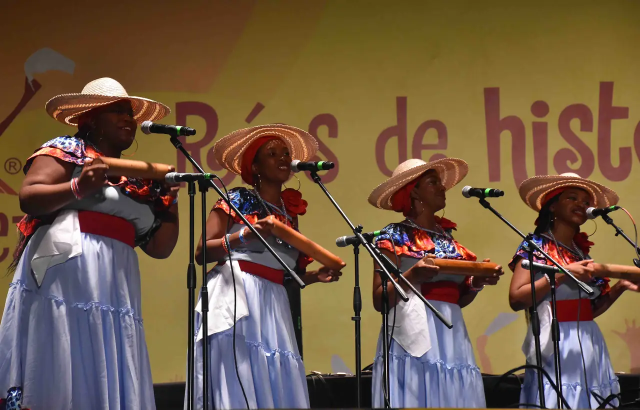
#> input picture img/b-1280.webp, 1280 x 819 px, given as the content of the folder assets, which was not available (shown at 1/2 size)
$ python optimizar-imagenes.py
#> lines starting #> are read from the running program, lines starting #| are printed output that depends on the picture
"""Convierte los originales (assets/, logos/) en los archivos livianos que usa la web (img/, logo/).
Uso: python optimizar-imagenes.py   (requiere Pillow). Imprime el manifiesto que va en main.js (const PH)."""
import io, os
from PIL import Image, ImageCms, ImageOps

Image.MAX_IMAGE_PIXELS = None
ANCHOS = (640, 1280, 1920)
RENOMBRAR = {'c.jpeg': 'c0', 'Bogota img.jfif': 'bg'}  # c.jpeg y c.jpg compartirían nombre; el otro tiene un espacio
LOGOS = {'20.png': 'fora-visual', '25.png': 'fora-sello'}  # versiones blancas con transparencia: la web las tiñe con CSS
SRGB = ImageCms.createProfile('sRGB')

os.makedirs('img', exist_ok=True)
os.makedirs('logo', exist_ok=True)
manifiesto = {}
for f in sorted(os.listdir('assets')):
    nombre = RENOMBRAR.get(f, os.path.splitext(f)[0])
    im = ImageOps.exif_transpose(Image.open(os.path.join('assets', f)))
#> im is the input picture: PIL image 1280x819 RGB; mean R, G, B 112.7, 90.5, 69.3
    icc = im.info.get('icc_profile')
    if icc:
        try: im = ImageCms.profileToProfile(im.convert('RGB'), ImageCms.ImageCmsProfile(io.BytesIO(icc)), SRGB, outputMode='RGB')
        except Exception: pass
    im = im.convert('RGB')
    w, h = im.size
#> w = 1280; h = 819
    # el lado mayor no pasa de 1920 (así una foto vertical no sale enorme); si el original es chico se exporta tal cual
    tope = round(w * min(1, ANCHOS[-1] / max(w, h)))
#> tope = 1280
    anchos = sorted({a for a in ANCHOS if a < tope * .85} | {tope})
#> anchos = [640, 1280]
    for a in anchos:
        im.resize((a, round(h * a / w)), Image.LANCZOS).save(f'img/{nombre}-{a}.webp', quality=72, method=6)
#> this loop made 2 passes
#> pass 1, `im.resize((a, round(h * a / w)), Image.LANCZOS).save(f'img/{nombre}-{a..`:
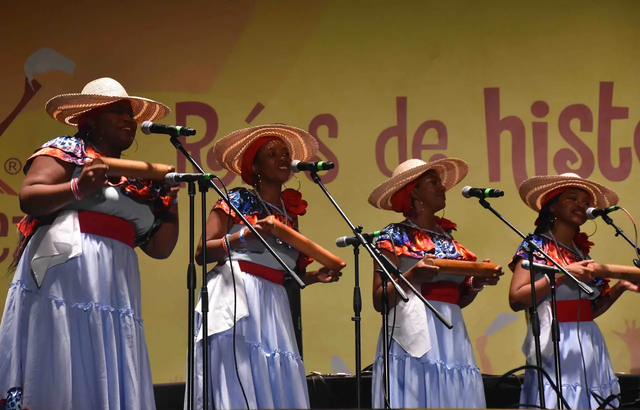
#> saved as b-1280-640.webp: PIL image 640x410 RGB; mean R, G, B 112.7, 90.6, 69.3
    manifiesto[nombre] = [anchos[-1], round(h * anchos[-1] / w), anchos]
    print(f'{f:10} {w}x{h} -> {anchos}')
#| b-1280.webp 1280x819 -> [640, 1280]

for f, nombre in LOGOS.items():
    im = Image.open(os.path.join('logos', f)).convert('RGBA')
#> im: PIL image 1280x819 RGBA
    im = im.crop(im.getchannel('A').getbbox())
    im.thumbnail((900, 900), Image.LANCZOS)
#> im: PIL image 900x576 RGBA
    im.save(f'logo/{nombre}.webp', lossless=True, method=6)
    print(f'logo {nombre} {im.size}')
#| logo fora-visual (900, 576)
#> pass 2 of the loop `for f, nombre in LOGOS.items():`:
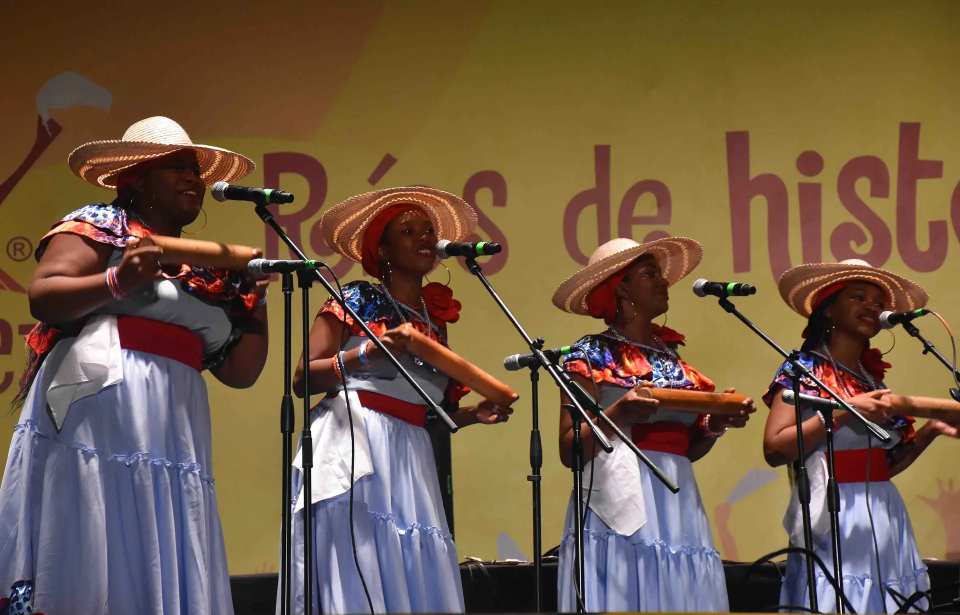
#> input picture img/b-1920.webp, 1920 x 1229 px, given in place of 25.png, which was not available (shown at 1/2 size)
#> `im.thumbnail((900, 900), Image.LANCZOS)`:
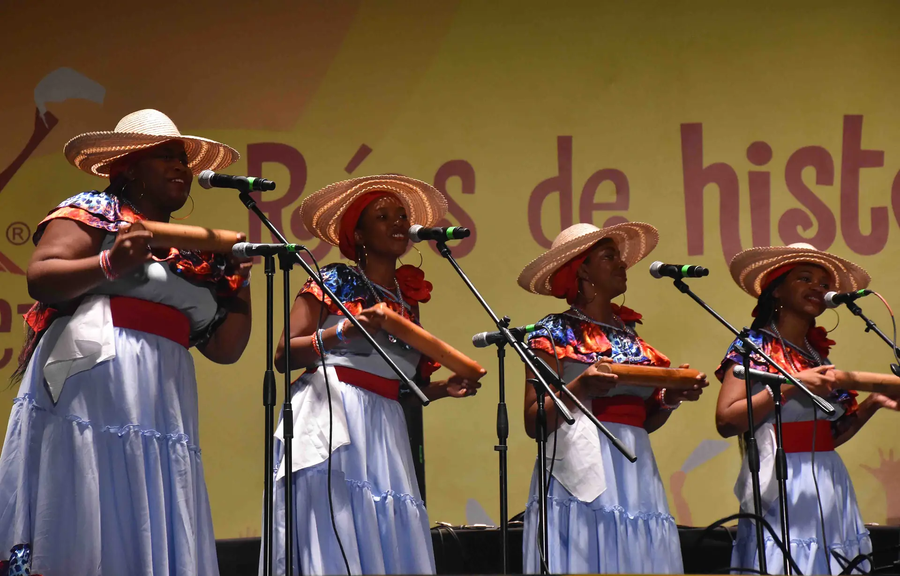
#> im: PIL image 900x576 RGBA; mean R, G, B, A 112.8, 90.6, 69.3, 255
#| logo fora-sello (900, 576)

print('const PH = ' + str(manifiesto).replace("'", '').replace(' ', '') + ';')
#| const PH = {b-1280:[1280,819,[640,1280]]};
